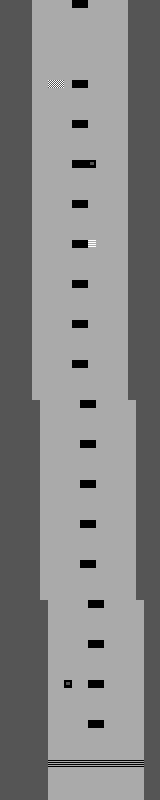

This is a level from a 2D game, rendered from its Tiled map with the project's own tilesets. A one-line summary and the complete map file follow:
An orthogonal 20x100 tile map with 8x8 px tiles, 1 tile layer (Track) and 11 objects (3x turret, patrol, heal).

<map version="1.10" tiledversion="1.10.0" orientation="orthogonal" renderorder="right-down" width="20" height="100" tilewidth="8" tileheight="8" infinite="0" nextlayerid="6" nextobjectid="11">
 <properties>
  <property name="lap_count" type="int" value="1" />
  <property name="map_type" value="race" />
 </properties>
 <tileset firstgid="1" source="track.tsx" />
 <layer id="1" name="Track" width="20" height="100">
  <data encoding="csv">
1,1,1,1,2,2,2,2,2,3,3,2,2,2,2,2,1,1,1,1,1,1,1,1,2,2,2,2,2,2,2,2,2,2,2,2,1,1,1,1,1,1,1,1,2,2,2,2,2,2,2,2,2,2,2,2,1,1,1,1,1,1,1,1,2,2,2,2,2,2,2,2,2,2,2,2,1,1,1,1,1,1,1,1,2,2,2,2,2,2,2,2,2,2,2,2,1,1,1,1,1,1,1,1,2,2,2,2,2,2,2,2,2,2,2,2,1,1,1,1,1,1,1,1,2,2,2,2,2,2,2,2,2,2,2,2,1,1,1,1,1,1,1,1,2,2,2,2,2,2,2,2,2,2,2,2,1,1,1,1,1,1,1,1,2,2,2,2,2,2,2,2,2,2,2,2,1,1,1,1,1,1,1,1,2,2,2,2,2,2,2,2,2,2,2,2,1,1,1,1,1,1,1,1,2,2,4,4,2,3,3,2,2,2,2,2,1,1,1,1,1,1,1,1,2,2,2,2,2,2,2,2,2,2,2,2,1,1,1,1,1,1,1,1,2,2,2,2,2,2,2,2,2,2,2,2,1,1,1,1,1,1,1,1,2,2,2,2,2,2,2,2,2,2,2,2,1,1,1,1,1,1,1,1,2,2,2,2,2,2,2,2,2,2,2,2,1,1,1,1,1,1,1,1,2,2,2,2,2,3,3,2,2,2,2,2,1,1,1,1,1,1,1,1,2,2,2,2,2,2,2,2,2,2,2,2,1,1,1,1,1,1,1,1,2,2,2,2,2,2,2,2,2,2,2,2,1,1,1,1,1,1,1,1,2,2,2,2,2,2,2,2,2,2,2,2,1,1,1,1,1,1,1,1,2,2,2,2,2,2,2,2,2,2,2,2,1,1,1,1,1,1,1,1,2,2,2,2,2,3,3,5,2,2,2,2,1,1,1,1,1,1,1,1,2,2,2,2,2,2,2,2,2,2,2,2,1,1,1,1,1,1,1,1,2,2,2,2,2,2,2,2,2,2,2,2,1,1,1,1,1,1,1,1,2,2,2,2,2,2,2,2,2,2,2,2,1,1,1,1,1,1,1,1,2,2,2,2,2,2,2,2,2,2,2,2,1,1,1,1,1,1,1,1,2,2,2,2,2,3,3,2,2,2,2,2,1,1,1,1,1,1,1,1,2,2,2,2,2,2,2,2,2,2,2,2,1,1,1,1,1,1,1,1,2,2,2,2,2,2,2,2,2,2,2,2,1,1,1,1,1,1,1,1,2,2,2,2,2,2,2,2,2,2,2,2,1,1,1,1,1,1,1,1,2,2,2,2,2,2,2,2,2,2,2,2,1,1,1,1,1,1,1,1,2,2,2,2,2,3,3,6,2,2,2,2,1,1,1,1,1,1,1,1,2,2,2,2,2,2,2,2,2,2,2,2,1,1,1,1,1,1,1,1,2,2,2,2,2,2,2,2,2,2,2,2,1,1,1,1,1,1,1,1,2,2,2,2,2,2,2,2,2,2,2,2,1,1,1,1,1,1,1,1,2,2,2,2,2,2,2,2,2,2,2,2,1,1,1,1,1,1,1,1,2,2,2,2,2,3,3,2,2,2,2,2,1,1,1,1,1,1,1,1,2,2,2,2,2,2,2,2,2,2,2,2,1,1,1,1,1,1,1,1,2,2,2,2,2,2,2,2,2,2,2,2,1,1,1,1,1,1,1,1,2,2,2,2,2,2,2,2,2,2,2,2,1,1,1,1,1,1,1,1,2,2,2,2,2,2,2,2,2,2,2,2,1,1,1,1,1,1,1,1,2,2,2,2,2,3,3,2,2,2,2,2,1,1,1,1,1,1,1,1,2,2,2,2,2,2,2,2,2,2,2,2,1,1,1,1,1,1,1,1,2,2,2,2,2,2,2,2,2,2,2,2,1,1,1,1,1,1,1,1,2,2,2,2,2,2,2,2,2,2,2,2,1,1,1,1,1,1,1,1,2,2,2,2,2,2,2,2,2,2,2,2,1,1,1,1,1,1,1,1,2,2,2,2,2,3,3,2,2,2,2,2,1,1,1,1,1,1,1,1,2,2,2,2,2,2,2,2,2,2,2,2,1,1,1,1,1,1,1,1,2,2,2,2,2,2,2,2,2,2,2,2,1,1,1,1,1,1,1,1,2,2,2,2,2,2,2,2,2,2,2,2,1,1,1,1,1,1,1,1,2,2,2,2,2,2,2,2,2,2,2,2,1,1,1,1,1,1,1,1,1,2,2,2,2,2,3,3,2,2,2,2,2,1,1,1,1,1,1,1,1,2,2,2,2,2,2,2,2,2,2,2,2,1,1,1,1,1,1,1,1,2,2,2,2,2,2,2,2,2,2,2,2,1,1,1,1,1,1,1,1,2,2,2,2,2,2,2,2,2,2,2,2,1,1,1,1,1,1,1,1,2,2,2,2,2,2,2,2,2,2,2,2,1,1,1,1,1,1,1,1,2,2,2,2,2,3,3,2,2,2,2,2,1,1,1,1,1,1,1,1,2,2,2,2,2,2,2,2,2,2,2,2,1,1,1,1,1,1,1,1,2,2,2,2,2,2,2,2,2,2,2,2,1,1,1,1,1,1,1,1,2,2,2,2,2,2,2,2,2,2,2,2,1,1,1,1,1,1,1,1,2,2,2,2,2,2,2,2,2,2,2,2,1,1,1,1,1,1,1,1,2,2,2,2,2,3,3,2,2,2,2,2,1,1,1,1,1,1,1,1,2,2,2,2,2,2,2,2,2,2,2,2,1,1,1,1,1,1,1,1,2,2,2,2,2,2,2,2,2,2,2,2,1,1,1,1,1,1,1,1,2,2,2,2,2,2,2,2,2,2,2,2,1,1,1,1,1,1,1,1,2,2,2,2,2,2,2,2,2,2,2,2,1,1,1,1,1,1,1,1,2,2,2,2,2,3,3,2,2,2,2,2,1,1,1,1,1,1,1,1,2,2,2,2,2,2,2,2,2,2,2,2,1,1,1,1,1,1,1,1,2,2,2,2,2,2,2,2,2,2,2,2,1,1,1,1,1,1,1,1,2,2,2,2,2,2,2,2,2,2,2,2,1,1,1,1,1,1,1,1,2,2,2,2,2,2,2,2,2,2,2,2,1,1,1,1,1,1,1,1,2,2,2,2,2,3,3,2,2,2,2,2,1,1,1,1,1,1,1,1,2,2,2,2,2,2,2,2,2,2,2,2,1,1,1,1,1,1,1,1,2,2,2,2,2,2,2,2,2,2,2,2,1,1,1,1,1,1,1,1,2,2,2,2,2,2,2,2,2,2,2,2,1,1,1,1,1,1,1,1,2,2,2,2,2,2,2,2,2,2,2,2,1,1,1,1,1,1,1,1,1,2,2,2,2,2,3,3,2,2,2,2,2,1,1,1,1,1,1,1,1,2,2,2,2,2,2,2,2,2,2,2,2,1,1,1,1,1,1,1,1,2,2,2,2,2,2,2,2,2,2,2,2,1,1,1,1,1,1,1,1,2,2,2,2,2,2,2,2,2,2,2,2,1,1,1,1,1,1,1,1,2,2,2,2,2,2,2,2,2,2,2,2,1,1,1,1,1,1,1,1,2,2,2,2,2,3,3,2,2,2,2,2,1,1,1,1,1,1,1,1,2,2,2,2,2,2,2,2,2,2,2,2,1,1,1,1,1,1,1,1,2,2,2,2,2,2,2,2,2,2,2,2,1,1,1,1,1,1,1,1,2,2,2,2,2,2,2,2,2,2,2,2,1,1,1,1,1,1,1,1,2,2,2,2,2,2,2,2,2,2,2,2,1,1,1,1,1,1,1,1,2,2,5,2,2,3,3,2,2,2,2,2,1,1,1,1,1,1,1,1,2,2,2,2,2,2,2,2,2,2,2,2,1,1,1,1,1,1,1,1,2,2,2,2,2,2,2,2,2,2,2,2,1,1,1,1,1,1,1,1,2,2,2,2,2,2,2,2,2,2,2,2,1,1,1,1,1,1,1,1,2,2,2,2,2,2,2,2,2,2,2,2,1,1,1,1,1,1,1,1,2,2,2,2,2,3,3,2,2,2,2,2,1,1,1,1,1,1,1,1,2,2,2,2,2,2,2,2,2,2,2,2,1,1,1,1,1,1,1,1,2,2,2,2,2,2,2,2,2,2,2,2,1,1,1,1,1,1,1,1,2,2,2,2,2,2,2,2,2,2,2,2,1,1,1,1,1,1,1,1,2,2,2,2,2,2,2,2,2,2,2,2,1,1,1,1,1,1,1,1,7,7,7,7,7,7,7,7,7,7,7,7,1,1,1,1,1,1,1,1,2,2,2,2,2,2,2,2,2,2,2,2,1,1,1,1,1,1,1,1,2,2,2,2,2,2,2,2,2,2,2,2,1,1,1,1,1,1,1,1,2,2,2,2,2,2,2,2,2,2,2,2,1,1,1,1,1,1,1,1,2,2,2,2,2,2,2,2,2,2,2,2,1,1
</data>
 </layer>
 <objectgroup id="2" name="start">
  <object id="1" x="88" y="8">
   <properties>
    <property name="direction" value="S" />
   </properties>
   <point />
  </object>
 </objectgroup>
 <objectgroup id="3" name="finish">
  <object id="2" x="0" y="760" width="160" height="8">
   <properties>
    <property name="direction" value="S" />
   </properties>
  </object>
 </objectgroup>
 <objectgroup id="4" name="enemies">
  <object id="3" name="turret" x="32" y="176">
   <point />
  </object>
  <object id="4" name="turret" x="120" y="376">
   <point />
  </object>
  <object id="5" name="turret" x="40" y="576">
   <point />
  </object>
  <object id="6" name="patrol" x="88" y="88">
   <point />
  </object>
 </objectgroup>
<objectgroup name="powerups"><object id="200" name="heal" x="96" y="320" width="8" height="8" /></objectgroup>
 <objectgroup id="5" name="patrol_route_0">
  <object id="7" x="48" y="64"><point /></object>
  <object id="8" x="104" y="64"><point /></object>
  <object id="9" x="104" y="128"><point /></object>
  <object id="10" x="48" y="128"><point /></object>
 </objectgroup>
</map>
